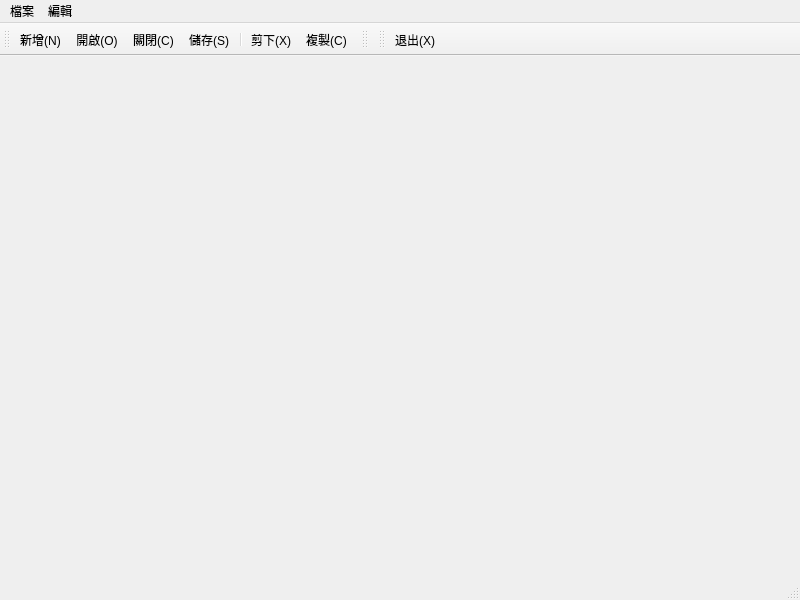
<?xml version="1.0" encoding="UTF-8"?>
<ui version="4.0">
 <class>MainWindow</class>
 <widget class="QMainWindow" name="MainWindow">
  <property name="geometry">
   <rect>
    <x>0</x>
    <y>0</y>
    <width>800</width>
    <height>600</height>
   </rect>
  </property>
  <property name="windowTitle">
   <string>MainWindow</string>
  </property>
  <widget class="QWidget" name="centralwidget"/>
  <widget class="QMenuBar" name="menubar">
   <property name="geometry">
    <rect>
     <x>0</x>
     <y>0</y>
     <width>800</width>
     <height>21</height>
    </rect>
   </property>
   <widget class="QMenu" name="menu">
    <property name="title">
     <string>檔案</string>
    </property>
    <addaction name="actionNew"/>
    <addaction name="actionOpen"/>
    <addaction name="actionClose"/>
    <addaction name="separator"/>
    <addaction name="actionSave"/>
    <addaction name="actionASave"/>
    <addaction name="separator"/>
    <addaction name="actionQuit"/>
   </widget>
   <widget class="QMenu" name="menu_2">
    <property name="title">
     <string>編輯</string>
    </property>
    <addaction name="actionReduction"/>
    <addaction name="actionRemake"/>
    <addaction name="actionClip"/>
    <addaction name="actionCopy"/>
    <addaction name="actionAll"/>
   </widget>
   <addaction name="menu"/>
   <addaction name="menu_2"/>
  </widget>
  <widget class="QStatusBar" name="statusbar"/>
  <widget class="QToolBar" name="toolBar">
   <property name="windowTitle">
    <string>toolBar</string>
   </property>
   <attribute name="toolBarArea">
    <enum>TopToolBarArea</enum>
   </attribute>
   <attribute name="toolBarBreak">
    <bool>false</bool>
   </attribute>
   <addaction name="actionNew"/>
   <addaction name="actionOpen"/>
   <addaction name="actionClose"/>
   <addaction name="actionSave"/>
   <addaction name="separator"/>
   <addaction name="actionClip"/>
   <addaction name="actionCopy"/>
  </widget>
  <widget class="QToolBar" name="toolBar_2">
   <property name="windowTitle">
    <string>toolBar_2</string>
   </property>
   <attribute name="toolBarArea">
    <enum>TopToolBarArea</enum>
   </attribute>
   <attribute name="toolBarBreak">
    <bool>false</bool>
   </attribute>
  </widget>
  <widget class="QToolBar" name="toolBar_3">
   <property name="windowTitle">
    <string>toolBar_3</string>
   </property>
   <attribute name="toolBarArea">
    <enum>TopToolBarArea</enum>
   </attribute>
   <attribute name="toolBarBreak">
    <bool>false</bool>
   </attribute>
   <addaction name="actionQuit"/>
  </widget>
  <action name="actionNew">
   <property name="text">
    <string>新增(&amp;N)</string>
   </property>
   <property name="shortcut">
    <string>Ctrl+N</string>
   </property>
  </action>
  <action name="actionOpen">
   <property name="text">
    <string>開啟(&amp;O)</string>
   </property>
   <property name="shortcut">
    <string>Ctrl+O</string>
   </property>
  </action>
  <action name="actionClose">
   <property name="text">
    <string>關閉(&amp;C)</string>
   </property>
   <property name="shortcut">
    <string>Ctrl+Shift+S</string>
   </property>
  </action>
  <action name="actionSave">
   <property name="text">
    <string>儲存(&amp;S)</string>
   </property>
   <property name="shortcut">
    <string>Ctrl+S</string>
   </property>
  </action>
  <action name="actionASave">
   <property name="text">
    <string>另存新檔(&amp;A)</string>
   </property>
   <property name="shortcut">
    <string>Ctrl+Shift+S</string>
   </property>
  </action>
  <action name="actionQuit">
   <property name="text">
    <string>退出(&amp;X)</string>
   </property>
   <property name="shortcut">
    <string>Ctrl+Shift+Q</string>
   </property>
  </action>
  <action name="actionReduction">
   <property name="text">
    <string>還原(&amp;Z)</string>
   </property>
   <property name="shortcut">
    <string>Ctrl+Z</string>
   </property>
  </action>
  <action name="actionRemake">
   <property name="text">
    <string>重作(&amp;Y)</string>
   </property>
   <property name="shortcut">
    <string>Ctrl+Y</string>
   </property>
  </action>
  <action name="actionClip">
   <property name="text">
    <string>剪下(&amp;X)</string>
   </property>
   <property name="shortcut">
    <string>Ctrl+X</string>
   </property>
  </action>
  <action name="actionCopy">
   <property name="text">
    <string>複製(&amp;C)</string>
   </property>
   <property name="shortcut">
    <string>Ctrl+C</string>
   </property>
  </action>
  <action name="actionAll">
   <property name="text">
    <string>全選(&amp;A)</string>
   </property>
   <property name="shortcut">
    <string>Ctrl+A</string>
   </property>
  </action>
 </widget>
 <resources/>
 <connections/>
</ui>
